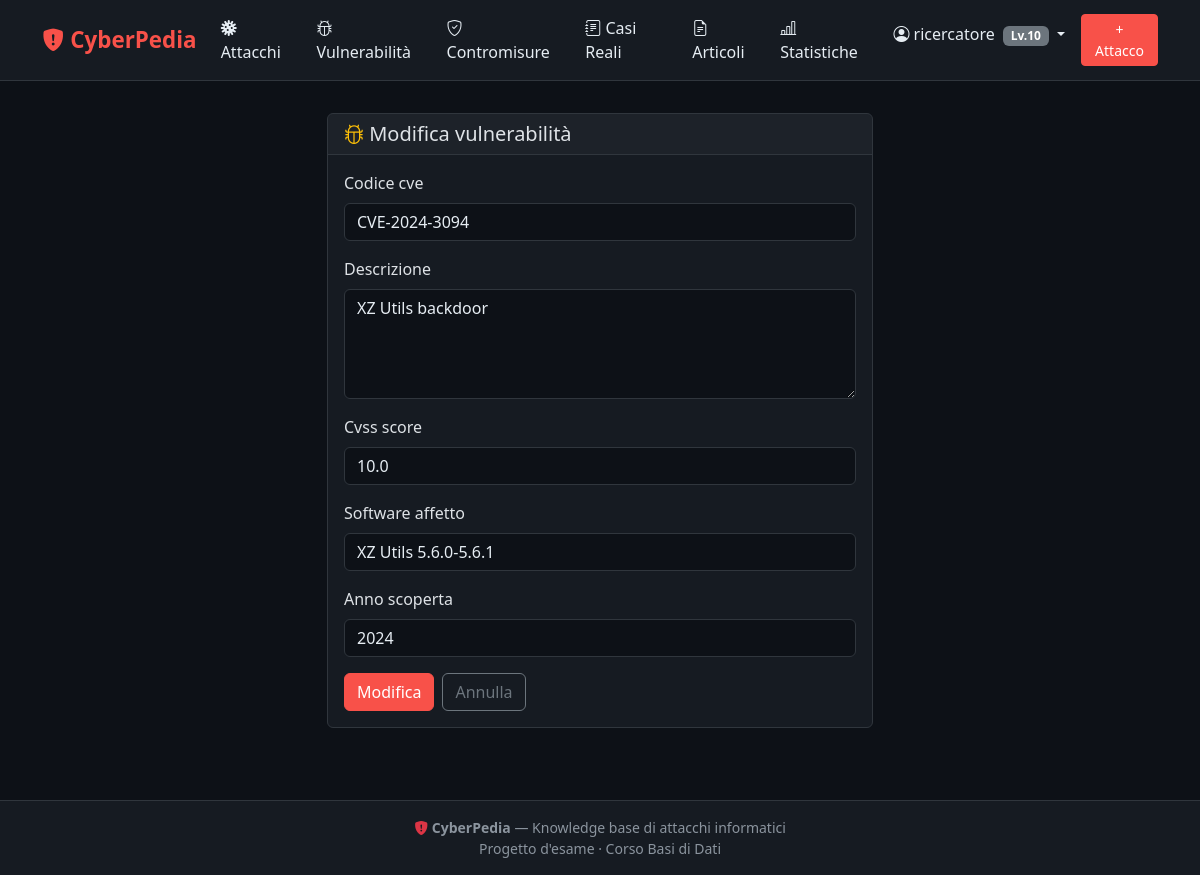
/vulnerabilita/19/modifica/ (signed in), run on the app's committed database.
### core/models.py (models this page shows, shortened)
class Utenti(models.Model):
    id_utente = models.AutoField(primary_key=True)
    username = models.CharField(max_length=20, unique=True)
    email = models.EmailField(unique=True)
    password = models.CharField(max_length=128)
    data_registrazione = models.DateField(auto_now_add=True)
    livello = models.IntegerField(default=0)
    bio = models.TextField(blank=True)
    foto_profilo = models.ImageField(upload_to='profili/', blank=True, null=True)
    class Meta:
        db_table = 'utenti'

class Vulnerabilita(models.Model):
    id_vulnerabilita = models.AutoField(primary_key=True)
    codice_cve = models.CharField(max_length=20, unique=True, db_index=True)
    descrizione = models.TextField()
    cvss_score = models.DecimalField(max_digits=3, decimal_places=1)
    software_affetto = models.CharField(max_length=200)
    anno_scoperta = models.IntegerField(db_index=True)
    class Meta:
        db_table = 'vulnerabilita'
        constraints = [
            models.CheckConstraint(
                check=Q(cvss_score__gte=0) & Q(cvss_score__lte=10),
                name='cvss_range'
            ),
            models.CheckConstraint(
                check=Q(anno_scoperta__gte=1980),
                name='anno_scoperta_min'
            ),
        ]

### core/views.py (the view)
# urls.py: path('vulnerabilita/<int:pk>/modifica/', views.vulnerabilita_edit, name='vulnerabilita-edit'),
@login_required
@require_livello(5)
def vulnerabilita_edit(request, pk):
    vuln = get_object_or_404(Vulnerabilita, pk=pk)
    if request.method == 'POST':
        form = VulnerabilitaForm(request.POST, instance=vuln)
        if form.is_valid():
            form.save()
            messages.success(request, 'Vulnerabilità aggiornata.')
            return redirect('vulnerabilita-detail', pk=pk)
    else:
        form = VulnerabilitaForm(instance=vuln)
    return render(request, 'vulnerabilita/form.html', {'form': form, 'azione': 'Modifica'})

### core/forms.py (shortened to what this page needs)
class VulnerabilitaForm(forms.ModelForm):
    class Meta:
        model = Vulnerabilita
        fields = ['codice_cve', 'descrizione', 'cvss_score',
                  'software_affetto', 'anno_scoperta']
        widgets = {'descrizione': forms.Textarea(attrs={'rows': 4})}

### core/auth_helpers.py (called while the page is built)
def get_current_user(request):
    user_id = request.session.get('user_id')
    if not user_id:
        return None
    try:
        return Utenti.objects.get(pk=user_id)
    except Utenti.DoesNotExist:
        del request.session['user_id']
        return None

### core/context_processors.py (called while the page is built)
def current_user(request):
    user_id = request.session.get('user_id')
    if user_id:
        try:
            return {'utente_corrente': Utenti.objects.get(pk=user_id)}
        except Utenti.DoesNotExist:
            del request.session['user_id']
    return {'utente_corrente': None}

### templates/vulnerabilita/form.html (shortened to what this page needs)
{% extends 'base.html' %}
{% load widget_tweaks %}
{% block content %}
<div class="row justify-content-center">
  <div class="col-lg-6">
    <div class="card">
      <div class="card-header"><h5 class="mb-0"><i class="bi bi-bug text-warning"></i> {{ azione }} vulnerabilità</h5></div>
      <div class="card-body">
        <form method="post">
          {% for field in form %}
          <div class="mb-3">
            <label for="{{ field.id_for_label }}" class="form-label">{{ field.label }}</label>
            {% render_field field class="form-control" %}
          </div>
          {% endfor %}
          <div class="d-flex gap-2">
            <button type="submit" class="btn btn-cp-primary">{{ azione }}</button>
            <a href="{% url 'vulnerabilita-list' %}" class="btn btn-outline-secondary">Annulla</a>
          </div>
        </form>
      </div>
    </div>
  </div>
</div>
{% endblock %}

### templates/partials/navbar.html (shortened to what this page needs)
{% load widget_tweaks %}
<nav class="navbar navbar-expand-lg mb-2">
  <div class="container">
    <a class="navbar-brand" href="{% url 'home' %}">
      <i class="bi bi-shield-fill-exclamation"></i> CyberPedia
    </a>
    <div class="collapse navbar-collapse" id="navMain">
      <ul class="navbar-nav me-auto">
        <li class="nav-item"><a class="nav-link" href="{% url 'attacchi-list' %}"><i class="bi bi-virus"></i> Attacchi</a></li>
        <li class="nav-item"><a class="nav-link" href="{% url 'vulnerabilita-list' %}"><i class="bi bi-bug"></i> Vulnerabilità</a></li>
        <li class="nav-item"><a class="nav-link" href="{% url 'contromisure-list' %}"><i class="bi bi-shield-check"></i> Contromisure</a></li>
        <li class="nav-item"><a class="nav-link" href="{% url 'casi-list' %}"><i class="bi bi-journal-text"></i> Casi Reali</a></li>
        <li class="nav-item"><a class="nav-link" href="{% url 'articoli-list' %}"><i class="bi bi-file-earmark-text"></i> Articoli</a></li>
        <li class="nav-item"><a class="nav-link" href="{% url 'statistiche' %}"><i class="bi bi-bar-chart-line"></i> Statistiche</a></li>
      </ul>
      <ul class="navbar-nav">
        {% if utente_corrente %}
          <li class="nav-item dropdown">
            <a class="nav-link dropdown-toggle" href="#" data-bs-toggle="dropdown">
              <i class="bi bi-person-circle"></i> {{ utente_corrente.username }}
              <span class="badge bg-secondary ms-1">Lv.{{ utente_corrente.livello }}</span>
            </a>
          </li>
          {% if utente_corrente.livello >= 10 %}
          <li class="nav-item ms-2">
            <a class="btn btn-cp-primary btn-sm" href="{% url 'attacco-create' %}">+ Attacco</a>
          </li>
          {% endif %}
        {% else %}
          <li class="nav-item"><a class="nav-link" href="{% url 'login' %}">Accedi</a></li>
          <li class="nav-item ms-2"><a class="btn btn-cp-outline btn-sm" href="{% url 'register' %}">Registrati</a></li>
        {% endif %}
      </ul>
    </div>
  </div>
</nav>

### templates/base.html (style rules this page uses)
:root { --cp-bg: #0d1117; --cp-surface: #161b22; --cp-border: #30363d; --cp-text: #e6edf3; --cp-muted: #8b949e; --cp-red: #f85149; --cp-blue: #58a6ff; --cp-green: #3fb950; --cp-yellow: #d29922; }
body { background: var(--cp-bg); color: var(--cp-text); font-family: 'Segoe UI', system-ui, sans-serif; }
.navbar { background: var(--cp-surface) !important; border-bottom: 1px solid var(--cp-border); }
.navbar-brand { color: var(--cp-red) !important; font-weight: 700; font-size: 1.4rem; }
.nav-link { color: var(--cp-text) !important; }
.card { background: var(--cp-surface); border: 1px solid var(--cp-border); }
.card-header { background: rgba(255,255,255,.03); border-bottom: 1px solid var(--cp-border); }
.btn-cp-primary { background: var(--cp-red); border-color: var(--cp-red); color: #fff; }
.form-control, .form-select { background: var(--cp-bg); border-color: var(--cp-border); color: var(--cp-text); }
a { color: var(--cp-blue); }

### data on the page
Utenti: username "ricercatore", livello "10"
Vulnerabilita: codice_cve "CVE-2024-3094" "XZ Utils backdoor" "10.0" "XZ Utils 5.6.0-5.6.1" "2024"

### other printed values
{{ azione }} "Modifica"
{{ field.label }} "Codice cve" "Descrizione" "Cvss score" "Software affetto" "Anno scoperta"
